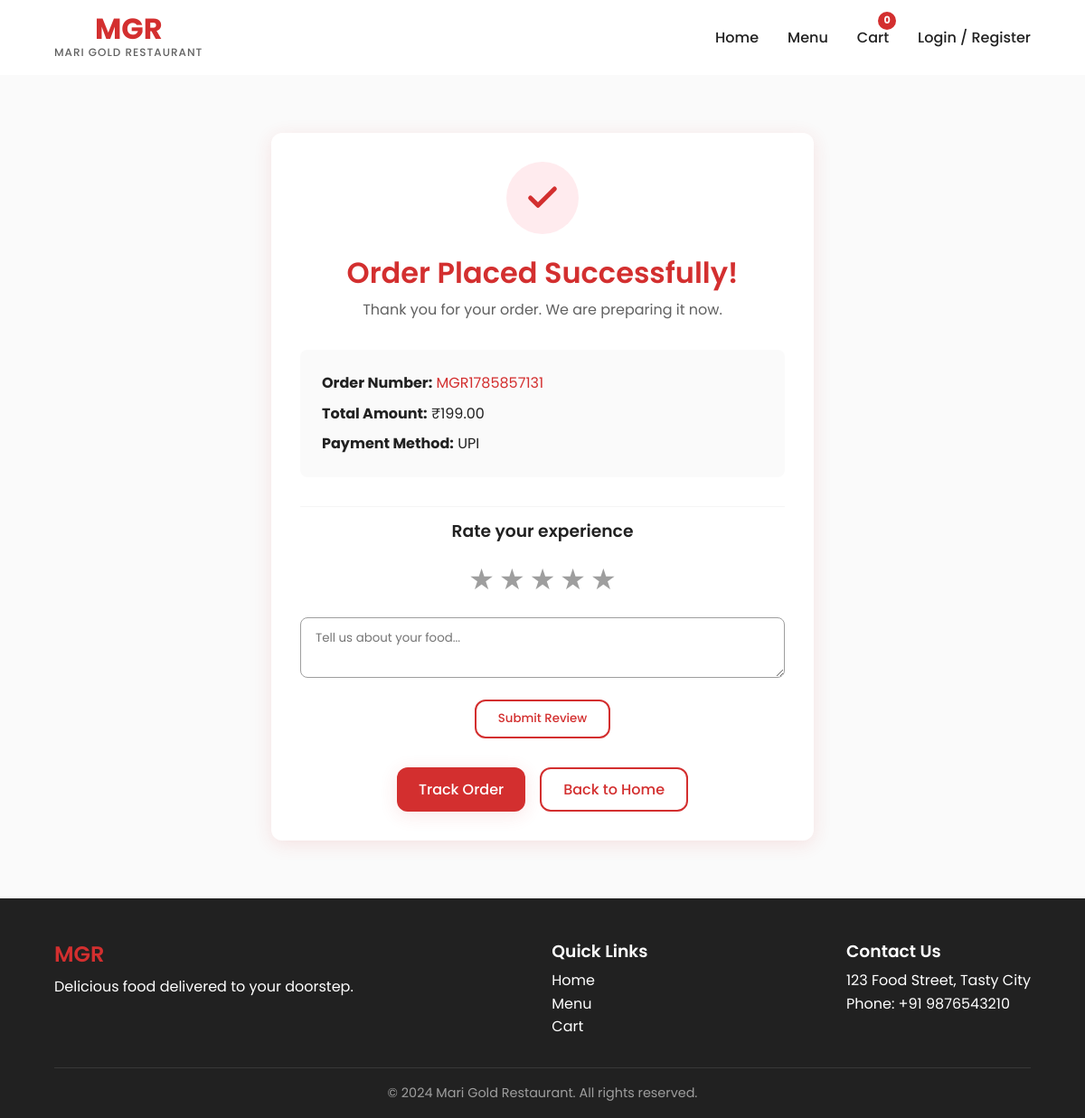
The page /order/success/MGR1785857131/ on the database its author committed.
### store/models.py (models this page shows, shortened)
class Order(models.Model):
    STATUS_CHOICES = [
        ('pending', 'Pending'),
        ('confirmed', 'Confirmed'),
        ('preparing', 'Preparing'),
        ('out_for_delivery', 'Out for Delivery'),
        ('delivered', 'Delivered'),
        ('cancelled', 'Cancelled'),
    ]
    PAYMENT_CHOICES = [
        ('upi', 'UPI'),
        ('cod', 'Cash on Delivery'),
    ]
    user = models.ForeignKey(User, on_delete=models.SET_NULL, null=True, blank=True)
    order_number = models.CharField(max_length=20, unique=True)
    customer_name = models.CharField(max_length=200)
    phone = models.CharField(max_length=15)
    email = models.EmailField(blank=True)
    address = models.TextField()
    city = models.CharField(max_length=100)
    pincode = models.CharField(max_length=10)
    total_amount = models.DecimalField(max_digits=10, decimal_places=2)
    payment_method = models.CharField(max_length=10, choices=PAYMENT_CHOICES)
    payment_status = models.BooleanField(default=False)
    order_status = models.CharField(max_length=20, choices=STATUS_CHOICES, default='pending')
    special_instructions = models.TextField(blank=True)
    created_at = models.DateTimeField(auto_now_add=True)
    updated_at = models.DateTimeField(auto_now=True)

### store/views.py (the view)
# urls.py: path('order/success/<str:order_number>/', views.order_success, name='order_success'),
def order_success(request, order_number):
    order = get_object_or_404(Order, order_number=order_number)
    review_form = ReviewForm()
    return render(request, 'store/order_success.html', {
        'order': order,
        'review_form': review_form
    })

### store/forms.py
class ReviewForm(forms.ModelForm):
    class Meta:
        model = Review
        fields = ['rating', 'comment']

### store/templates/store/order_success.html (shortened to what this page needs)
{% extends 'store/base.html' %}
{% load static %}
{% block content %}
<div style="max-width: 600px; margin: 4rem auto; text-align: center; padding: 2rem; background: var(--mgr-white); border-radius: var(--mgr-radius); box-shadow: var(--mgr-shadow);">
    <div style="width: 80px; height: 80px; background: var(--mgr-red-bg); border-radius: 50%; display: flex; align-items: center; justify-content: center; margin: 0 auto 1.5rem; animation: scaleIn 0.5s cubic-bezier(0.175, 0.885, 0.32, 1.275);">
        <svg width="40" height="40" viewBox="0 0 24 24" fill="none" stroke="var(--mgr-red)" stroke-width="3" stroke-linecap="round" stroke-linejoin="round">
            <path d="M20 6L9 17l-5-5"/>
        </svg>
    </div>
    <h1 style="color: var(--mgr-red); margin-bottom: 0.5rem;">Order Placed Successfully!</h1>
    <p style="color: var(--mgr-gray-dark); margin-bottom: 2rem;">Thank you for your order. We are preparing it now.</p>
    <div style="background: var(--mgr-gray-lightest); padding: 1.5rem; border-radius: 8px; margin-bottom: 2rem; text-align: left;">
        <p style="margin-bottom: 0.5rem;"><strong>Order Number:</strong> <span style="color:var(--mgr-red);">{{ order.order_number }}</span></p>
        <p style="margin-bottom: 0.5rem;"><strong>Total Amount:</strong> ₹{{ order.total_amount }}</p>
        <p><strong>Payment Method:</strong> {{ order.get_payment_method_display }}</p>
    </div>
    <div style="margin-bottom: 2rem; padding-top: 1rem; border-top: 1px solid var(--mgr-gray-light);">
        <h3 style="margin-bottom: 1rem;">Rate your experience</h3>
        <div class="rating-stars" id="interactiveStars" style="justify-content: center; font-size: 2rem; margin-bottom: 1rem;">
            <span class="star interactive" data-val="1">★</span>
            <span class="star interactive" data-val="2">★</span>
            <span class="star interactive" data-val="3">★</span>
            <span class="star interactive" data-val="4">★</span>
            <span class="star interactive" data-val="5">★</span>
        </div>
        <textarea id="reviewComment" class="form-control" rows="2" placeholder="Tell us about your food..." style="margin-bottom: 1rem;"></textarea>
        <button class="btn btn-outline" id="submitReviewBtn" onclick="submitReview()">Submit Review</button>
    </div>
    <div style="display: flex; gap: 1rem; justify-content: center;">
        <a href="{% url 'order_status' order.order_number %}" class="btn btn-primary">Track Order</a>
        <a href="{% url 'home' %}" class="btn btn-outline">Back to Home</a>
    </div>
</div>
{% endblock %}

### store/static/store/css/mgr_theme.css (style rules this page uses)
:root { --mgr-red: #D32F2F; --mgr-red-dark: #B71C1C; --mgr-red-light: #EF5350; --mgr-red-bg: #FFEBEE; --mgr-white: #FFFFFF; --mgr-off-white: #FFF5F5; --mgr-gray-lightest: #FAFAFA; --mgr-gray-light: #F5F5F5; --mgr-gray: #9E9E9E; --mgr-gray-dark: #616161; --mgr-dark: #212121; --mgr-shadow: 0 4px 20px rgba(211, 47, 47, 0.12); --mgr-shadow-hover: 0 8px 30px rgba(211, 47, 47, 0.2); --mgr-transition: all 0.3s cubic-bezier(0.4, 0, 0.2, 1); --mgr-radius: 12px; }
*, *::before, *::after { box-sizing: border-box; margin: 0; padding: 0; }
body { font-family: 'Poppins', sans-serif; color: var(--mgr-dark); background-color: var(--mgr-gray-lightest); line-height: 1.6; overflow-x: hidden; }
a { text-decoration: none; color: inherit; transition: var(--mgr-transition); }
h1, h2, h3, h4, h5, h6 { font-weight: 600; line-height: 1.2; margin-bottom: 0.5rem; }
.btn { display: inline-flex; align-items: center; justify-content: center; padding: 0.6rem 1.5rem; font-weight: 500; border-radius: var(--mgr-radius); border: none; cursor: pointer; transition: var(--mgr-transition); text-align: center; font-family: 'Poppins', sans-serif; }
.btn-primary { background-color: var(--mgr-red); color: var(--mgr-white); box-shadow: var(--mgr-shadow); }
.btn-outline { background-color: var(--mgr-white); color: var(--mgr-red); border: 2px solid var(--mgr-red); }
.form-control { width: 100%; padding: 0.8rem 1rem; border: 1px solid var(--mgr-gray); border-radius: 8px; font-family: inherit; transition: var(--mgr-transition); }
.rating-stars { display: flex; gap: 5px; color: #FFC107; font-size: 1.2rem; }
.star.interactive { cursor: pointer; color: var(--mgr-gray); }

### rows shown on the page
Order: order_number "MGR1785857131", total_amount "199.00", payment_method "UPI"
